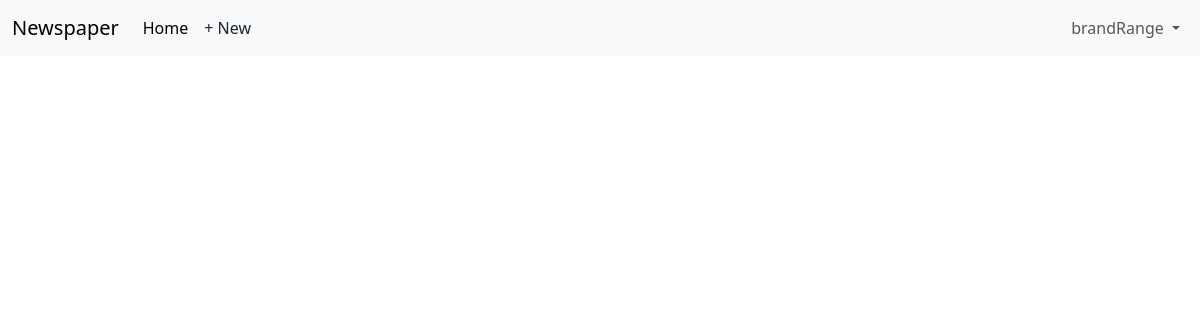
Page /articles/ (signed in) on the earlier database version.
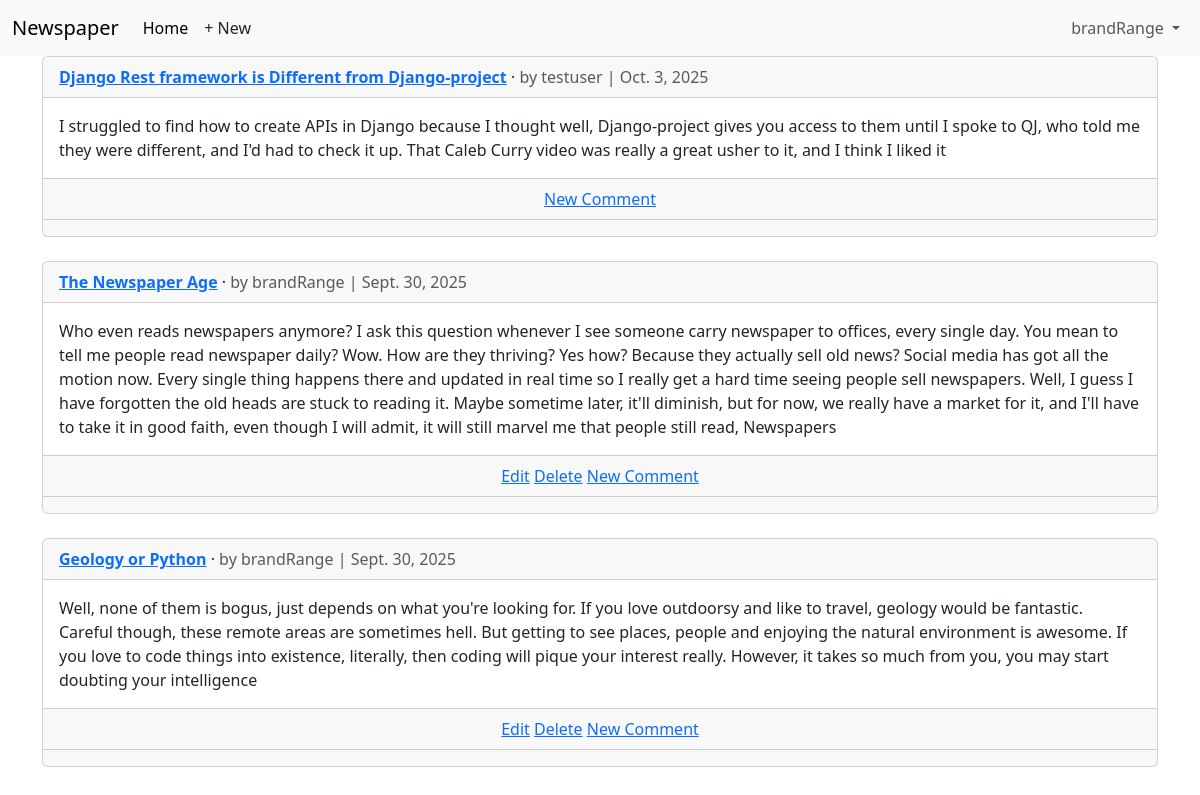
Same page on the later database version.
### articles/models.py (models this page shows, shortened)
class Article(models.Model):
    title = models.CharField(max_length=255)
    body = models.TextField()
    date = models.DateField(auto_now_add=True)
    author = models.ForeignKey(
        settings.AUTH_USER_MODEL,
        on_delete=models.CASCADE,
    )
    class Meta:
        ordering = ['-date']
    def get_absolute_url(self):
        return reverse("article_detail",kwargs={"pk":self.pk})

### accounts/models.py (models this page shows)
class CustomUser(AbstractUser):
    age = models.PositiveIntegerField(null=True, blank=True)

### articles/views.py (the view)
# urls.py: path("",ArticleListView.as_view(),name="article_list")
class ArticleListView(LoginRequiredMixin, ListView):
    model = Article
    template_name = "article_list.html"

### templates/article_list.html (shortened to what this page needs)
{% extends "base.html" %}
{% block content%}
{% for article in article_list %}
    <div class="card">
        <div class="card-header">
            <span class="fw-bold">
                <a href="{{ article.get_absolute_url }}">{{ article.title }}</a>
            </span> &middot;
            <span class="text-muted">by {{ article.author }} |
                {{ article.date }}
            </span>
        </div>
        <div class="card-body">
            {{ article.body }}
        </div>
        <div class="card-footer text-center text-muted">
            {% if article.author.pk == request.user.pk %}
            <a href="{% url 'article_edit' article.pk %}">Edit</a>
            <a href="{% url 'article_delete' article.pk %}">Delete</a>
            {% endif %}
            <a href="{{ article.get_absolute_url }}">New Comment</a>
        </div>
        <div class="card-footer">
        </div>
    </div>
    <br />
    {% endfor %}
{% endblock content %}

Differences in the rows shown:
added Article: title "Django Rest framework is Different from Django-project", author "testuser", date "Oct. 3, 2025", body "I struggled to find how to create APIs in Django because I thought well, Django-project gives you access to them until I spoke to QJ, who told me they were different, and I'd had to check it up. That Caleb Curry video was really a great usher to it, and I think I liked it"
added Article: title "The Newspaper Age", author "brandRange", date "Sept. 30, 2025", body "Who even reads newspapers anymore? I ask this question whenever I see someone carry newspaper to offices, every single day. You mean to tell me people read newspaper daily? Wow. How are they thriving? Yes how? Because they actually sell old news? Social media has got all the motion now. Every single thing happens there and updated in real time so I really get a hard time seeing people sell newspapers. Well, I guess I have forgotten the old heads are stuck to reading it. Maybe sometime later, it'll diminish, but for now, we really have a market for it, and I'll have to take it in good faith, even though I will admit, it will still marvel me that people still read, Newspapers", shows "Edit"
added Article: title "Geology or Python", author "brandRange", date "Sept. 30, 2025", body "Well, none of them is bogus, just depends on what you're looking for. If you love outdoorsy and like to travel, geology would be fantastic. Careful though, these remote areas are sometimes hell. But getting to see places, people and enjoying the natural environment is awesome. If you love to code things into existence, literally, then coding will pique your interest really. However, it takes so much from you, you may start doubting your intelligence", shows "Edit"
